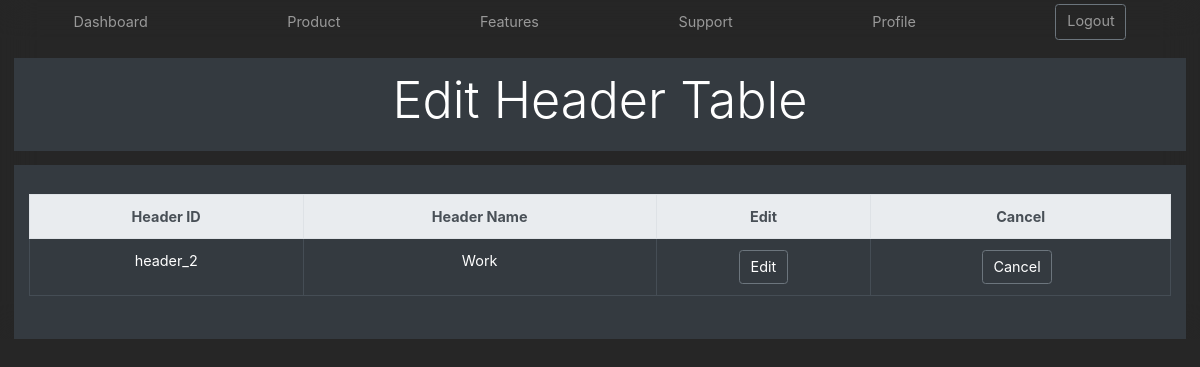
Before: /Dashboard/editheaders/header_2/ with the older database file.
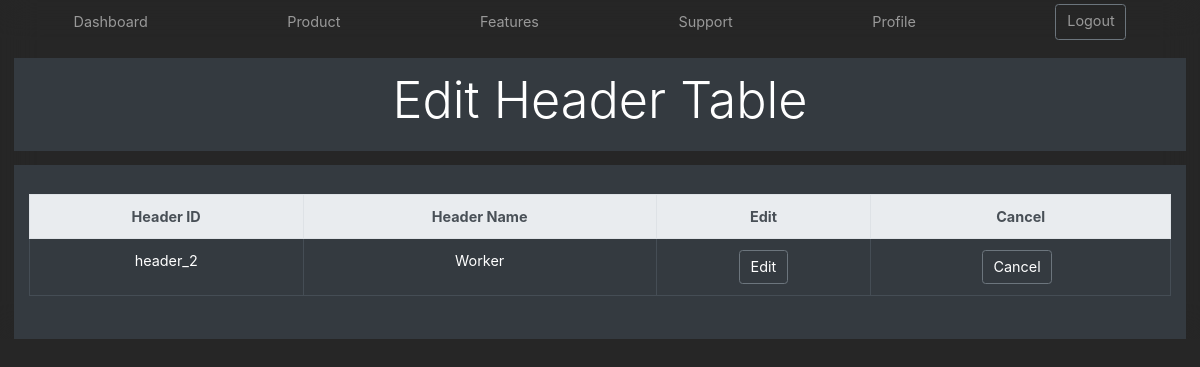
After: the same page with the newer database file.
### dashboard/models.py (models this page shows)
class userheader(models.Model):
    header_id = models.CharField (max_length=200,default='')
    header_name = models.CharField (max_length=200,default='')

### dashboard/views.py (the view)
# urls.py: url(r'^editheaders/(?P<header_id>[\w\-]+)/$',views.edittitle, name="editheaders"),
def edittitle(request, header_id):
    header_id=header_id
    linktotitle=userheader.objects.all().filter(header_id=header_id)
    return render(request, 'edittitle.html',{'linktotitle':linktotitle})

### dashboard/templates/edittitle.html (shortened to what this page needs)
{% load static %}
<!DOCTYPE html>
<html lang="en">
<head>
<link rel="stylesheet" href="https://stackpath.bootstrapcdn.com/bootstrap/4.4.1/css/bootstrap.min.css">
<link rel="stylesheet"  href="{% static 'dashboard/css/product.css'%}">
<link rel="stylesheet"  href="{% static 'dashboard/css/dialog.css'%}">
</head>
<body>
 <nav class="site-header py-1">
  <div class="container d-flex flex-column flex-md-row justify-content-between">
     <a class="py-2 d-none d-md-inline-block" href="/Dashboard">Dashboard</a>
    <a class="py-2 d-none d-md-inline-block" href="#">Product</a>
    <a class="py-2 d-none d-md-inline-block" href="#">Features</a>
    <a class="py-2 d-none d-md-inline-block" href="#">Support</a>
    <a class="py-2 d-none d-md-inline-block" href="/Dashboard/profile">Profile</a>
    <a class="btn btn-outline-secondary" href="/Dashboard/logout">Logout</a>
  </div>
</nav>
<div class="position-relative overflow-hidden p-3 p-md-1 m-md-3 text-center bg-dark">
  <div class="col-md-5 mx-auto">
    <h1 class="display-4 titleposition">Edit Header Table</h1>
 </div>
  </div>
<div class="d-md-flex flex-md-equal w-100 my-md-3 pl-md-3">
  <div class="bg-dark mr-md-3 px-md-3 text-center text-white overflow-hidden">
    <div class="my-3 py-3">
<table class="table table-dark table-hover table-bordered">
    <thead class="thead-light">
    <tr>
        <th scope="col">Header ID</th>
        <th scope="col">Header Name</th>
        <th scope="col">Edit</th>
        <th scope="col">Cancel</th>
    </tr>
    <thead>
    <tbody>
     {% for link in linktotitle %}
        <tr>
            <td>{{link.header_id}}</td>
            <td>{{link.header_name}}</td>
            <td><a href="{% url 'editingtitle' pk=link.pk %}"><button class="btn btn-outline-secondary btn-color">Edit</button></a></td>
            <td><button onclick="location.href='/Dashboard'" id="cancel" class="btn btn-outline-secondary btn-color" type="button" tabindex="0" title="Cancel" aria-label="Cancel">Cancel</button></td>
        </tr>
    {% endfor %}
    </tbody>
    </table>
    </div>
    </div>
    </div>
  </body>
</html>

Changed rows visible on the page:
changed userheader "header_2": header_name "Work" → "Worker"
